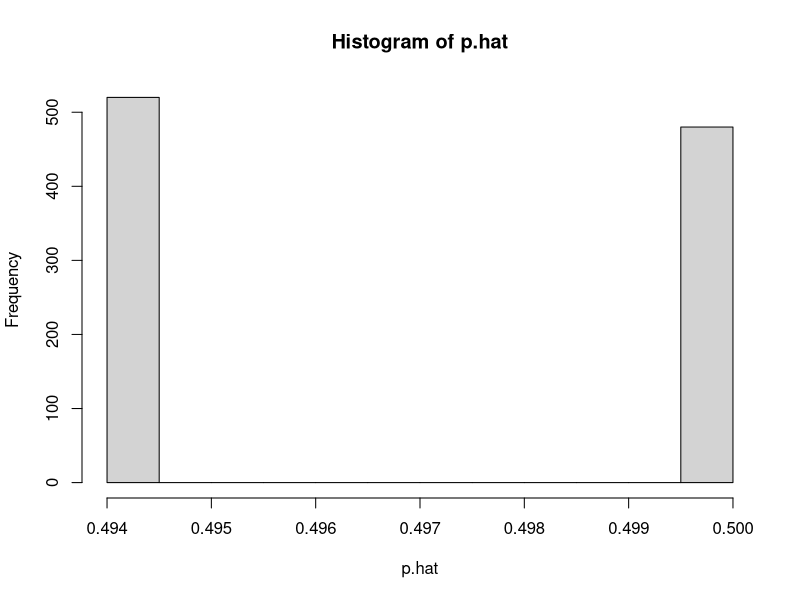
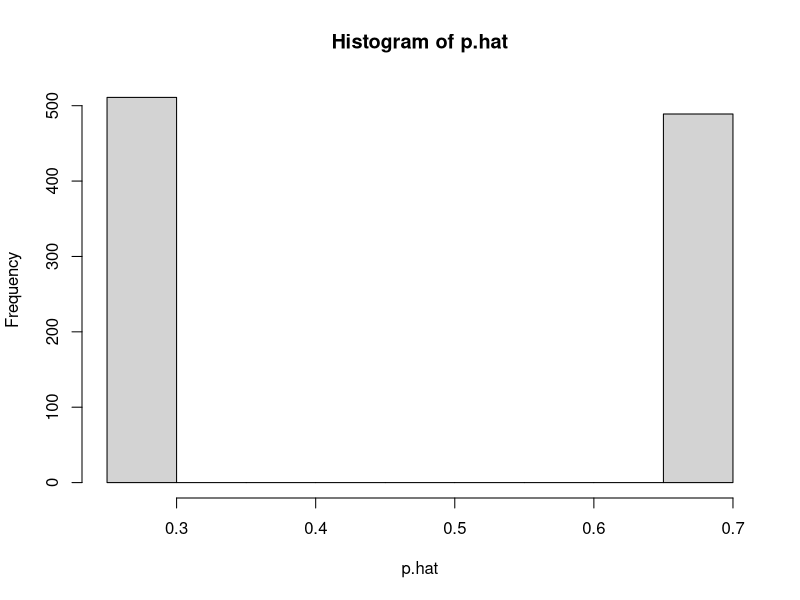

Here is the R script that generated these plots, in order:
###########################################
##           Partner Programming         ##
##            Matching Examples          ##
##                                       ##
##                Joe Walsh              ##
##               Emily Rowe              ##
##              Adam Fishman             ##
##               Nick Mader              ##
###########################################

# We want to work through toy examples using various matching algorithms 
# to make sure that understand them.  We start with a really simple 
# data-generating process (DGP), where the two explanatory variables (D and X)
# are dichotomous and exogenously and independently determined, and 
# exact-matching, where we match observations that have equal values on 
# the explanatory variable not of interest.

n <- 1000  #number of observations to test

## generate sample data
e <- rnorm(n)                 # error term
d <- rbinom(n,size=1,p=.5)    # treatment (1=yes, 0=no)
x <- rbinom(n,size=1,p=.5)-1  # other independent cause of Y
y <- -3 - 2*d + x + e       # DGP



##############
# Naive estimator

# The naive estimator takes the average outcome for the treatment group and subtracts
# the average outcome for the control group.  It works in this case because we don't 
# need to control for other variables.
mean(y[d==1]) - mean(y[d==0])



##############
# OLS 
lm(y~d+x)
# OLS estimates d well even if we exclude x (because D and X are independent)
lm(y~d)



##############
## Stratification

# Stratification creates blocks of data that are equal on confounding variables.
# Estimates are then generated for each strata (by OLS, differences in means, or
# something else).  To get the average treatment effect (ATE) unconditional on
# strata, weight those estimates across strata.

D0Xneg1 <- d==0 & x==-1
D0X0    <- d==0 & x== 0
D1Xneg1 <- d==1 & x==-1
D1X0    <- d==1 & x== 0

# ATE conditional on X=-1
ateXneg1 <- mean(y[D1Xneg1]) - mean(y[D0Xneg1])
# ATE conditional on X=0
ateX0    <- mean(y[D1X0]) - mean(y[D0X0])

# ATE unconditional on X
prob.X0 <- sum(x==0)/length(x)  # sample proportion where x=0
ATE <- ateXneg1*(1-prob.X0) + ateX0*(prob.X0)
ATE



##############
## Matching

# Matching is a type of stratification.  The difference is in how many units are being
# compared at once.  With stratification we look at the difference in outcomes between
# the treatment group and the control group at one time for all observations where X=x,
# but with matching we look at the difference in outcomes at one time between one observation 
# where X=x and k members of the control group where X=x.

# it is easier to sample from a matrix for this example
data <- cbind(d,x,y)
#split into two samples
data1 <- subset(data, d==1)   #treatment group
data2 <- subset(data, d==0)   #control group

# number of matched cases for each observation.  Simplest is 1 to 1, but we can match to several
k <- 5

# We will match k observations from the control group to 1 observation from the 
# treatment group.  To do that, I store k differences in outcomes for each observation
# in the treatment group.
difference <- matrix(NA, nrow(data1), k)  

# cycle through each treatment observation
for(i in 1:nrow(data1)){
  # find k matches on x from sample 2
  # because there are more than k matches, I randomly select k matches with replacement
  match_y <- sample(data2[,3][data2[,2]==data1[i,2]], size=k, replace=TRUE)

  # store the differences in outcomes between the treatment observation and the control obs.
  difference[i,] <- data1[i,3] - match_y
}
mean(difference)  #point estimate for effect of d on y


# R's Matching package gives similar results.  The results are unlikely to be exactly
# the same because we each randomly select observations from the control group.
library(Matching)
match1 <- Match(Y=y, Tr=d, X=x, estimand="ATE", M=k, ties=FALSE)
summary(match1)



##############
# Propensity Score Matching

# Our previous matching example used exact matching, where observations were matched on
# identical values of x.  Unfortunately, exact matching often fails for continuous X or
# X with many categories (because there will be few, if any, cases to match with).  One
# way to deal with that sparseness is to match on propensity score.  The propensity score
# is the probability that an individual receives the treatment.  So, for example, 
#
#   1) if income, age, and education determine the probability of a pregnant woman 
#      enrolling in NFP;
#   2) an enrolled 20-year-old woman with a high-school diploma and an income of $50,000 
#      had a probability of 0.70 of enrolling; and 
#   3) a non-enrolled 30-year-old with a college education and an income of $35,000 had
#      a probability of 0.70 of enrolling,
#
# we could get a good estimate by matching them.
#
# Here's PSM using the same example.

# Predicted probability of treatment for each person using logistic regression,
# where we regress treatment on x
treatment_regression <- glm(d~x, family=binomial(link="logit"))
p.hat <- 1 / (1 + exp(-predict(treatment_regression)))
hist(p.hat)

# Matching pairs one or more observations 
data <- cbind(d,x,y,p.hat)
#split into two samples
data1 <- subset(data, d==1)   # treatment group
data2 <- subset(data, d==0)   # control group

#this is where we'll store the observed difference between the sample and the match
difference <- matrix(NA, nrow(data1), k)  

# cycle through each observation in the treatment group
for(i in 1:nrow(data1)){
  # find k matches on p.hat from the control group
  # because there are more than k potential matches, we randomly select k of them
  match_y <- sample(data2[,3][data2[,4]==data1[i,4]], size=k, replace=TRUE)
  
  # store the differences
  difference[i,] <- data1[i,3] - match_y
}
mean(difference)  #point estimate for effect of x1 on y


# R's Matching library doing PSM
match3 <- Match(Y=y, Tr=d, X=p.hat, estimand="ATE", M=k, ties=FALSE)
summary(match3)






###########################################
## More Complicated Data-Generating Process

# In the previous DGP, treatment (D) was assigned independently from X, but that's
# rarely true for observational data.  In this example X causes D and Y.

e <- rnorm(n)                     # error term
x <- rbinom(n, size=1, p=.5)-1    # sample X
d <- rep(NA, n)                   # probability of treatment varies with X
d[x==-1] <- rbinom(length(d[x==-1]),1,.7)
d[x== 0] <- rbinom(length(d[x== 0]),1,.3)
y <- -3 - 2*d + x + e           # DGP




##############
# Naive estimator

# The naive estimator doesn't work well here because it does not control for X,
# a common cause of D and Y.
mean(y[d==1]) - mean(y[d==0])




##############
# OLS 
lm(y~d+x)
# Regressing only on d leads to a biased estimate.  Need to control for x
lm(y~d)




##############
# Stratification

D0Xneg1 <- d==0 & x==-1
D0X0    <- d==0 & x== 0
D1Xneg1 <- d==1 & x==-1
D1X0    <- d==1 & x== 0

# ATE conditional on X=-1
ateXneg1 <- mean(y[D1Xneg1]) - mean(y[D0Xneg1])
# ATE conditional on X=0
ateX0    <- mean(y[D1X0]) - mean(y[D0X0])

# ATE unconditional on X
prob.X0 <- sum(x==0)/length(x)  # sample proportion where x=0
ATE <- ateXneg1*(1-prob.X0) + ateX0*(prob.X0)
ATE




##############
# Matching

data <- cbind(d,x,y)
# split into two samples
data1 <- subset(data, d==1)
data2 <- subset(data, d==0) 

# number of matched cases for each observation
k <- 5

# this is where we'll store the observed difference between the sample and the match
difference <- matrix(NA, nrow(data1), k)  

# cycle through each observation in the treatment group
for(i in 1:nrow(data1)){
  # find k matches on x from sample 2
  # because we have more than k possible matches, we randomly select k of them
  match_y <- sample(data2[,3][data2[,2]==data1[i,2]], size=k, replace=TRUE)

  # store the difference
  difference[i,] <- data1[i,3] - match_y
}
mean(difference)  #point estimate for effect of d on y


# compare to R's Matching results
match2 <- Match(Y=y, Tr=d, X=x, estimand="ATE", M=k, ties=FALSE)
summary(match2)





##############
# Propensity Score Matching

treatment_regression <- glm(d~x, family=binomial(link='logit'))
p.hat <- 1 / (1 + exp(-predict(treatment_regression)))
hist(p.hat)

# Again, it's easier to sample from a matrix than from multiple vectors
data <- cbind(d,x,y,p.hat)
#split into two samples
data1 <- subset(data, d==1)   # treatment group
data2 <- subset(data, d==0)   # control group

# number of matched cases for each observation
k <- 5

#this is where we'll store the observed difference between the sample and the match
difference <- matrix(NA, nrow(data1), k)  

# cycle through each treatment observation
for(i in 1:nrow(data1)){
  # find k matches on p.hat from the control group
  # because there are more than k potential matches, we randomly select k of them
  match_y <- sample(data2[,3][data2[,4]==data1[i,4]], size=k, replace=TRUE)

  # store the differences
  difference[i,] <- data1[i,3] - match_y
}
mean(difference)  #point estimate for effect of d on y


# compare to R's Matching library
match3 <- Match(Y=y, Tr=d, X=p.hat, estimand="ATE", M=k, ties=FALSE)
summary(match3)





######################################
## Average treatment effect for the treated (ATET) and control (ATEC)
# So far we have assumed the same treatment effect for the treatment and control groups.
# However, the treatment effect may vary differ for those groups.  For example, only those
# who would benefit the most from college enroll.  Furthermore, the ATET or ATEC might be
# more interesting quantities.  For instance, we might want to know the effect of a drug
# on the people who took it, not the people who did not take it, since it wasn't intended
# for healthy people.  It is also possible that we do not feel comfortable making all the 
# assumptions necessary to estimate the ATE.  
#
# Here is the new data-generating process, where the treatment effect varies and those
# who have a positive treatment effect are more likely to enroll.

e <- rnorm(n)
x <- rbinom(n, size=1, prob=.5)-1
beta <- rbinom(n, size=1, prob=.3)  # effect for some is positive 1, for others -2
  beta[beta==0] <- -10
d <- rbinom(n, size=1, prob=.8)     # ppl with positive effect more likely to enroll
  d[beta==-10] <- rbinom(length(beta[beta==-10]), size=1, prob=.4)
y <- -3 + beta*d + 5*x + e  # DGP
data <- as.data.frame(cbind(d,x,beta,y))


# Note that we cannot estimate the ATET by looking at the treated group only
# because there is no variation on the treatment variable
d.treated <- coef(lm(y~d+x, data=subset(data,d==1)))[2]
d.treated

# Nor can we estimate the ATEC by looking at the control group only
# because there is no variation on the treatment variable
d.control <- coef(lm(y~d+x, data=subset(data,d==0)))[2]
d.control

# How to calculate ATET when we don't observe untreated outcomes for the treated observations?
# "Progress can be made by assuming that selection into treatment depends on observable 
# covariates X" (http://sekhon.berkeley.edu/papers/MatchingJSS.pdf).  Assume that 
# conditioning on X creates exchangability, i.e.
# E[Y(1)|X,D=1] = E[Y(1)|X,D=0]  and  E[Y(0)|X,D=1] = E[Y(0)|X,D=0]





##############
## Stratification

# ATET: E[Y(1)-Y(0)|D=1] = E[Y(1)|D=1] - E[Y(0)|D=1]
# w/ ignorability:       = E[Y(1)|X= 0,D=1] - E[Y(0)|X= 0,D=0] and
#                        = E[Y(1)|X=-1,D=1] - E[Y(0)|X=-1,D=0]
# weight by value of X:  = (E[Y(1)|X= 0,D=1] - E[Y(0)|X= 0,D=0]) * Pr(X= 0|D=1) + 
#                          (E[Y(1)|X=-1,D=1] - E[Y(0)|X=-1,D=0]) * Pr(X=-1|D=1)
(mean(y[x== 0 & d==1]) - mean(y[x== 0 & d==0])) * sum(x== 0 & d==1)/sum(d==1) +
(mean(y[x==-1 & d==1]) - mean(y[x==-1 & d==0])) * sum(x==-1 & d==1)/sum(d==1)



# We can do the same thing for ATEC.
# ATEC: E[Y(1)-Y(0)|D=0] = E[Y(1)|D=0] - E[Y(0)|D=0]
# w/ ignorability:       = E[Y(1)|X= 0,D=1] - E[Y(0)|X= 0,D=0] and
#                          E[Y(1)|X=-1,D=1] - E[Y(0)|X=-1,D=0]
# weight by value of X:  = (E[Y(1)|X= 0,D=1] - E[Y(0)|X= 0,D=0]) * Pr(X= 0|D=0) + 
#                          (E[Y(1)|X=-1,D=1] - E[Y(0)|X=-1,D=0]) * Pr(X=-1|D=0)
(mean(y[x== 0 & d==1]) - mean(y[x== 0 & d==0])) * sum(x== 0 & d==0)/sum(d==0) +
(mean(y[x==-1 & d==1]) - mean(y[x==-1 & d==0])) * sum(x==-1 & d==0)/sum(d==0)





##############
## Matching

# it is easier to sample from a matrix for this example
data <- cbind(d,x,y)
#split into two samples
data1 <- subset(data, d==1)   #treatment group
data2 <- subset(data, d==0)   #control group

# We will match k observations (assigned earlier) from the control group to 1 observation
# from the treatment group.  To do that, I store k differences in outcomes for each 
# observation in the treatment group.
difference <- matrix(NA, nrow(data1), k)  

# cycle through each treatment observation
for(i in 1:nrow(data1)){
  # find k matches on x from sample 2
  # because there are more than k matches, I randomly select k matches with replacement
  match_y <- sample(data2[,3][data2[,2]==data1[i,2]], size=k, replace=TRUE)
  
  # store the differences in outcomes between the treatment observation and the control obs.
  difference[i,] <- data1[i,3] - match_y
}
ATE.X0    <- mean(subset(difference, data1[,2]== 0)) 
ATE.Xneg1 <- mean(subset(difference, data1[,2]==-1)) 


# ATET
# ATET = ATE.XO*Pr(X=0|D=1) + ATE.Xneg1*Pr(X=-1|D=1)
ATET <- ATE.X0 * mean(data1[,2]==0)  +  ATE.Xneg1 * mean(data1[,2]==-1)
ATET

# The Matching package gives similar results
library(Matching)
match4 <- Match(Y=y, Tr=d, X=x, estimand="ATT", M=k, ties=FALSE)
summary(match4)





# ATEC
# ATEC = ATE.XO*Pr(X=0|D=0) + ATE.Xneg1*Pr(X=-1|D=0)
# In other words, we can use the same ATE.X0 and ATE.Xneg1 but weight them
# using Pr(X=0|D=0) and Pr(X=-1|D=0)
ATEC <- ATE.X0 * mean(data2[,2]==0)  +  ATE.Xneg1 * mean(data2[,2]==-1)
ATEC

# The Matching package gives similar results
match5 <- Match(Y=y, Tr=d, X=x, estimand="ATC", M=k, ties=FALSE)
summary(match5)







######################################
## More complex ATET and ATEC example
## The distribution of X varies with treatment 

e <- rnorm(n)
beta <- rbinom(n, size=1, prob=.3)  #effect for some is positive 1, for others -10
  beta[beta==0] <- -10
d <- rbinom(n, size=1, prob=.8)  #ppl with positive effect more likely to enroll
  d[beta==-10] <- rbinom(length(beta[beta==-10]), size=1, prob=.4)
x <- rbinom(n, size=1, prob=.7)-1
  x[d==1] <- rbinom(sum(d==1), size=1, prob=.1)-1
y <- -3 + beta*d + 5*x + e  # DGP
data <- as.data.frame(cbind(d,x,beta,y))



##############
## Stratification

# ATET: E[Y(1)-Y(0)|D=1] = E[Y(1)|D=1] - E[Y(0)|D=1]
# w/ ignorability:       = E[Y(1)|X= 0,D=1] - E[Y(0)|X= 0,D=0] and
#                          E[Y(1)|X=-1,D=1] - E[Y(0)|X=-1,D=0]
# weight by value of X:  = (E[Y(1)|X= 0,D=1] - E[Y(0)|X= 0,D=0]) * Pr(X= 0|D=1) + 
#                          (E[Y(1)|X=-1,D=1] - E[Y(0)|X=-1,D=0]) * Pr(X=-1|D=1)
(mean(y[x== 0 & d==1]) - mean(y[x== 0 & d==0])) * sum(x== 0 & d==1)/sum(d==1) +
(mean(y[x==-1 & d==1]) - mean(y[x==-1 & d==0])) * sum(x==-1 & d==1)/sum(d==1)



# We can do the same thing for ATEC.
# ATEC: E[Y(1)-Y(0)|D=0] = E[Y(1)|D=0] - E[Y(0)|D=0]
# w/ ignorability:       = E[Y(1)|X= 0,D=1] - E[Y(0)|X= 0,D=0] and
#                          E[Y(1)|X=-1,D=1] - E[Y(0)|X=-1,D=0]
# weight by value of X:  = (E[Y(1)|X= 0,D=1] - E[Y(0)|X= 0,D=0]) * Pr(X= 0|D=0) + 
#                          (E[Y(1)|X=-1,D=1] - E[Y(0)|X=-1,D=0]) * Pr(X=-1|D=0)
(mean(y[x== 0 & d==1]) - mean(y[x== 0 & d==0])) * sum(x== 0 & d==0)/sum(d==0) +
(mean(y[x==-1 & d==1]) - mean(y[x==-1 & d==0])) * sum(x==-1 & d==0)/sum(d==0)





##############
## Matching

# it is easier to sample from a matrix for this example
data <- cbind(d,x,y)
#split into two samples
data1 <- subset(data, d==1)   #treatment group
data2 <- subset(data, d==0)   #control group

# We will match k observations (assigned earlier) from the control group to 1 observation
# from the treatment group.  To do that, I store k differences in outcomes for each 
# observation in the treatment group
difference <- matrix(NA, nrow(data1), k)  

# cycle through each treatment observation
for(i in 1:nrow(data1)){
  # find k matches on x from sample 2
  # because there are more than k matches, I randomly select k matches with replacement
  match.y <- sample(data2[,3][data2[,2]==data1[i,2]], size=k, replace=TRUE)
    
  # store the differences in outcomes between the treatment observation and the control obs.
  difference[i,] <- data1[i,3] - match.y
}
ATE.X0    <- mean(subset(difference, data1[,2]== 0)) 
ATE.Xneg1 <- mean(subset(difference, data1[,2]==-1)) 




# ATET
# ATET = ATE.XO*Pr(X=0|D=1) + ATE.Xneg1*Pr(X=-1|D=1)
ATET <- ATE.X0 * mean(data1[,2]==0)  +  ATE.Xneg1 * mean(data1[,2]==-1)
ATET

# The Matching package gives similar results
library(Matching)
match6 <- Match(Y=y, Tr=d, X=x, estimand="ATT", M=k, ties=FALSE)
summary(match6)




# ATEC
# ATEC = ATEC.XO*Pr(X=0|D=1) + ATEC.Xneg1*Pr(X=-1|D=1)
ATEC <- ATE.X0 * mean(data2[,2]==0)  +  ATE.Xneg1 * mean(data2[,2]==-1)
ATEC

# The Matching package gives similar results
library(Matching)
match7 <- Match(Y=y, Tr=d, X=x, estimand="ATC", M=k, ties=FALSE)
summary(match7)



# ATE
# ATE is a weighted average of ATET and ATEC
# ATE = ATET*Pr(D=1) + ATEC*Pr(D=0)
ATE <- ATET * mean(d==1)  +  ATEC * mean(d==0) 
ATE

# The Matching package gives similar results
library(Matching)
match8 <- Match(Y=y, Tr=d, X=x, estimand="ATE", M=k, ties=FALSE)
summary(match8)
